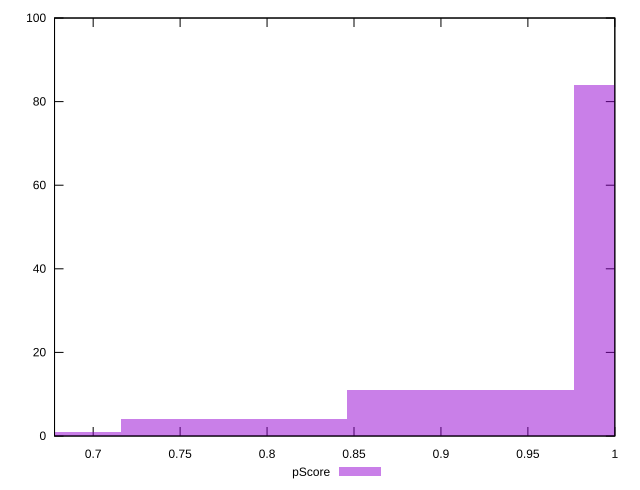

This figure's gnuplot source:
reset

$pScore <<EOF
1.0414612443198732 84
0.7810959332399049 4
0.9112785887798891 11
0.6509132776999207 1
EOF

set key outside below
set boxwidth 0.13018265553998415
set xrange [0.6777777777777778:1]
set yrange [0:100]
set trange [0:100]
set style fill transparent solid 0.5 noborder
set terminal svg size 640, 490 enhanced background rgb 'white'
set output "reports/report_00028_2021-02-24T12-49-42.674Z/unminified-javascript/samples/music/pScore/histogram.svg"

plot $pScore title "pScore" with boxes

reset
